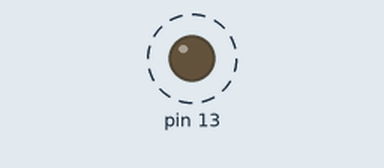
Bench run of a sketch on a simulated Arduino Uno, built with avr-gcc and run on an emulated ATmega328P. Parts: output pins drawn as LEDs (lit = HIGH). Dashed ring = blinking.

Above: at 0.5 s.
Timing chart, 0 to 4.7 s (numbered marks = the images above):
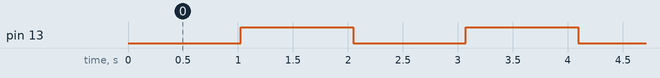

The sketch:

A012_WatchDog.ino
```cpp
/*
7.12 - Utilizzo dei Watchdog con Arduino UNO
*/

//includo le librerie per AVR
#include <avr/wdt.h>
#include <avr/sleep.h>
#include <avr/power.h>

//variabile modificata dal WD
volatile unsigned int flag = 0;

void setup() {
  //imposto il pin
  pinMode(13, OUTPUT);
  //disattiva il watchdog
  wdt_disable();
  //configuro il WD
  wdsetup();
}

void loop() {
  if (flag) {
    //imposto a 0 il flag
    flag = 0;
    //disattiva il watchdog
    wdt_disable();
    //cambio stato al pin
    digitalWrite(13, !digitalRead(13));
    //configuro il WD
    wdsetup();
  }
}

//richiamata quando scatta il WD
ISR(WDT_vect) {
   flag = 1;
}

//imposto il WD
void wdsetup() {
  //disattiva tutti gli interrupt
  cli();
  //imposta il registro del watchdog
  WDTCSR |= ((1<<WDCE) | (1<<WDE));
  //imposta la modalità "interrupt" ed il timeout ad 1 secondo
  WDTCSR = ((1<<WDIE)| (1<<WDP2) | (1<<WDP1));
  //riattiviamo gli interrupt globali
  sei();
}
```

Measured:
- by itself, pin 13: alternates HIGH for 1.0 s and LOW for 1.0 s
